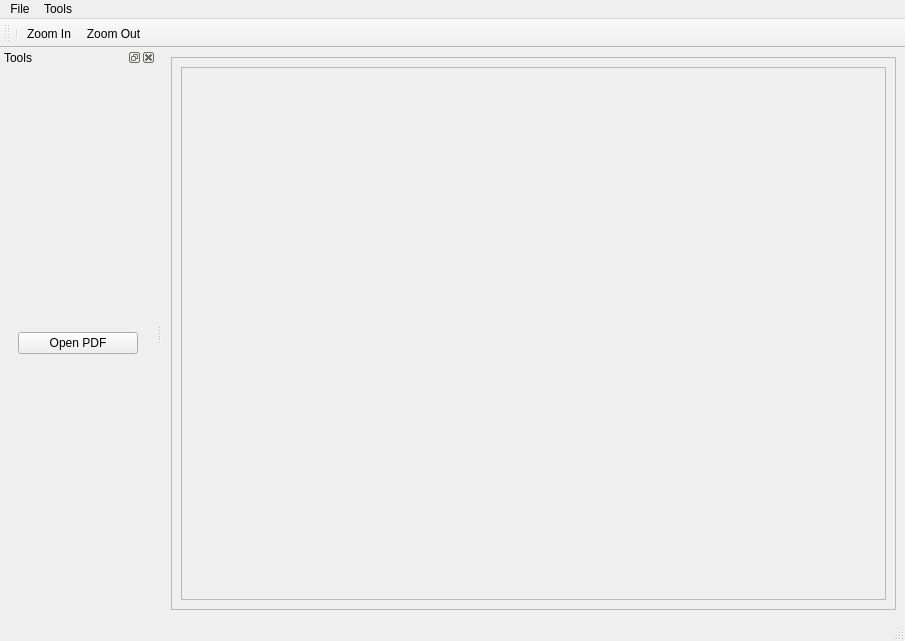
<?xml version="1.0" encoding="UTF-8"?>
<ui version="4.0">
 <class>MainWindow</class>
 <widget class="QMainWindow" name="MainWindow">
  <property name="geometry">
   <rect>
    <x>0</x>
    <y>0</y>
    <width>905</width>
    <height>641</height>
   </rect>
  </property>
  <property name="windowTitle">
   <string>MainWindow</string>
  </property>
  <widget class="QWidget" name="centralwidget">
   <layout class="QHBoxLayout" name="horizontalLayout">
    <item>
     <widget class="QFrame" name="frame">
      <property name="frameShape">
       <enum>QFrame::Shape::StyledPanel</enum>
      </property>
      <property name="frameShadow">
       <enum>QFrame::Shadow::Raised</enum>
      </property>
      <layout class="QHBoxLayout" name="horizontalLayout_2">
       <item>
        <widget class="QScrollArea" name="pdfView">
         <property name="widgetResizable">
          <bool>true</bool>
         </property>
         <widget class="QWidget" name="scrollAreaWidgetContents_2">
          <property name="geometry">
           <rect>
            <x>0</x>
            <y>0</y>
            <width>701</width>
            <height>507</height>
           </rect>
          </property>
         </widget>
        </widget>
       </item>
      </layout>
     </widget>
    </item>
   </layout>
  </widget>
  <widget class="QMenuBar" name="menubar">
   <property name="geometry">
    <rect>
     <x>0</x>
     <y>0</y>
     <width>905</width>
     <height>33</height>
    </rect>
   </property>
   <widget class="QMenu" name="menu">
    <property name="title">
     <string>File</string>
    </property>
    <addaction name="actionPrint"/>
    <addaction name="actionPrintPreview"/>
   </widget>
   <widget class="QMenu" name="menuTools">
    <property name="title">
     <string>Tools</string>
    </property>
   </widget>
   <addaction name="menu"/>
   <addaction name="menuTools"/>
  </widget>
  <widget class="QStatusBar" name="statusbar"/>
  <widget class="QToolBar" name="toolBar">
   <property name="windowTitle">
    <string>toolBar</string>
   </property>
   <attribute name="toolBarArea">
    <enum>TopToolBarArea</enum>
   </attribute>
   <attribute name="toolBarBreak">
    <bool>false</bool>
   </attribute>
   <addaction name="separator"/>
   <addaction name="actionZoomIn"/>
   <addaction name="actionZoomOut"/>
  </widget>
  <widget class="QDockWidget" name="sidebar">
   <property name="windowTitle">
    <string>Tools</string>
   </property>
   <attribute name="dockWidgetArea">
    <number>1</number>
   </attribute>
   <widget class="QWidget" name="dockWidgetContents">
    <layout class="QVBoxLayout" name="verticalLayout_2">
     <item>
      <widget class="QWidget" name="widget" native="true">
       <property name="minimumSize">
        <size>
         <width>120</width>
         <height>0</height>
        </size>
       </property>
       <layout class="QVBoxLayout" name="verticalLayout">
        <item>
         <widget class="QPushButton" name="buttonOpen">
          <property name="minimumSize">
           <size>
            <width>120</width>
            <height>0</height>
           </size>
          </property>
          <property name="text">
           <string>Open PDF</string>
          </property>
         </widget>
        </item>
       </layout>
      </widget>
     </item>
    </layout>
   </widget>
  </widget>
  <action name="actionZoomIn">
   <property name="icon">
    <iconset theme="QIcon::ThemeIcon::ZoomIn"/>
   </property>
   <property name="text">
    <string>Zoom In</string>
   </property>
   <property name="menuRole">
    <enum>QAction::MenuRole::NoRole</enum>
   </property>
  </action>
  <action name="actionZoomOut">
   <property name="icon">
    <iconset theme="QIcon::ThemeIcon::ZoomOut"/>
   </property>
   <property name="text">
    <string>Zoom Out</string>
   </property>
   <property name="menuRole">
    <enum>QAction::MenuRole::NoRole</enum>
   </property>
  </action>
  <action name="actionPrint">
   <property name="icon">
    <iconset theme="QIcon::ThemeIcon::Printer"/>
   </property>
   <property name="text">
    <string>Print</string>
   </property>
   <property name="shortcut">
    <string>Ctrl+P</string>
   </property>
  </action>
  <action name="actionOpen">
   <property name="text">
    <string>Open</string>
   </property>
  </action>
  <action name="actionPrintPreview">
   <property name="text">
    <string>Print Preview</string>
   </property>
  </action>
 </widget>
 <resources/>
 <connections/>
</ui>
